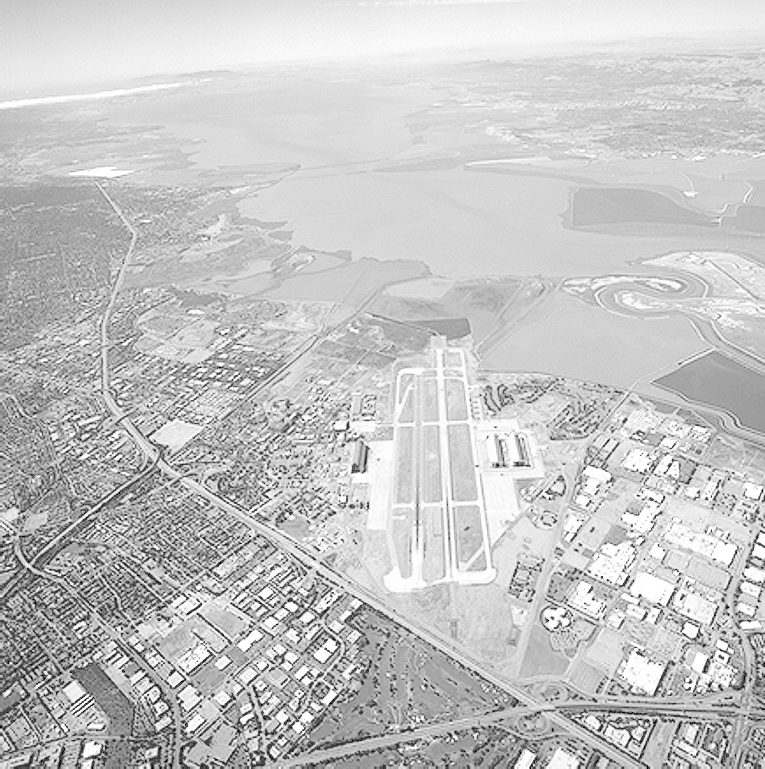
#> input picture runway.png, 765 x 769 px
$ python assignmentQ12_improve.py
#> lines starting #> are read from the running program, lines starting #| are printed output that depends on the picture
import cv2
import numpy as np
import matplotlib.pyplot as plt

# =========================
# Load image
# =========================
img = cv2.imread("runway.png", cv2.IMREAD_GRAYSCALE)
#> img is the input picture: shape (769, 765); min 0, max 255, mean 197.1

# Convert to float
img = img.astype(np.float32)

# =========================
# Step 1: Log Transform
# =========================
log_img = np.log1p(img)
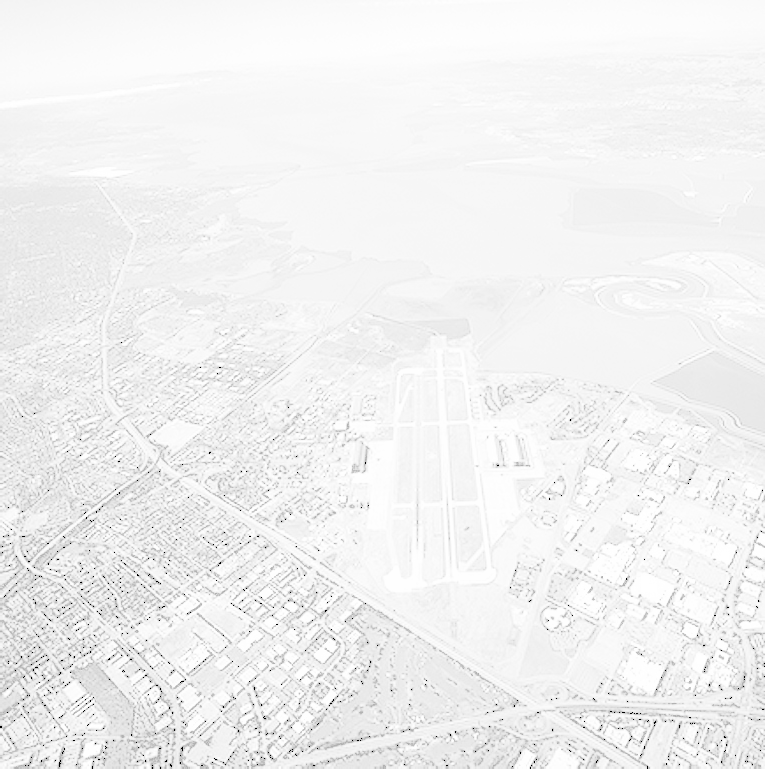
#> log_img: shape (769, 765) float32; min 0, max 5.55, mean 5.25; drawn with min black and max white

# =========================
# Step 2: FFT
# =========================
fft = np.fft.fft2(log_img)
fft_shift = np.fft.fftshift(fft)

# =========================
# Step 3: Create Homomorphic Filter
# =========================
rows, cols = img.shape
#> rows = 769; cols = 765
crow, ccol = rows // 2, cols // 2
#> crow = 384; ccol = 382

# Create meshgrid
x = np.arange(cols)
#> x = 765 values from 0 to 764
y = np.arange(rows)
#> y = 769 values from 0 to 768
X, Y = np.meshgrid(x, y)

# Distance from center
D2 = (X - ccol)**2 + (Y - crow)**2

# Parameters (IMPORTANT)
gamma_l = 0.9   # suppress illumination
gamma_h = 1.3   # enhance reflectance
sigma = 150      # control cutoff (increase if too dark)

# Homomorphic filter
H = (gamma_h - gamma_l) * (1 - np.exp(-D2 / (2 * sigma**2))) + gamma_l

# =========================
# Step 4: Apply Filter
# =========================
filtered = fft_shift * H

# =========================
# Step 5: Inverse FFT
# =========================
ifft_shift = np.fft.ifftshift(filtered)
img_back = np.fft.ifft2(ifft_shift)
img_back = np.real(img_back)

# =========================
# Step 6: Exponential Transform
# =========================
exp_img = np.exp(img_back) - 1
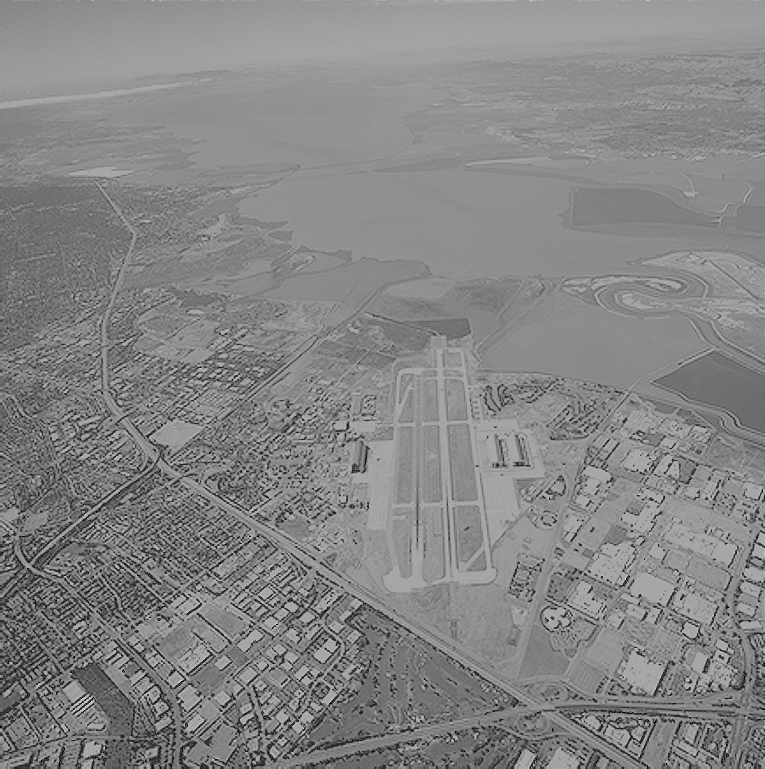
#> exp_img: shape (769, 765) float64; min -0.801, max 222.7, mean 116.2; drawn with min black and max white

# =========================
# Step 7: Normalize to 0–255
# =========================
exp_img = exp_img - np.min(exp_img)
exp_img = exp_img / np.max(exp_img)
exp_img = (exp_img * 255).astype(np.uint8)

# =========================
# Display Results
# =========================
plt.figure(figsize=(10,5))

plt.subplot(1,2,1)
plt.title("Original")
plt.imshow(img, cmap='gray')
plt.axis('off')

plt.subplot(1,2,2)
plt.title("Homomorphic Filtered")
plt.imshow(exp_img, cmap='gray')
plt.axis('off')

plt.tight_layout()
plt.show()
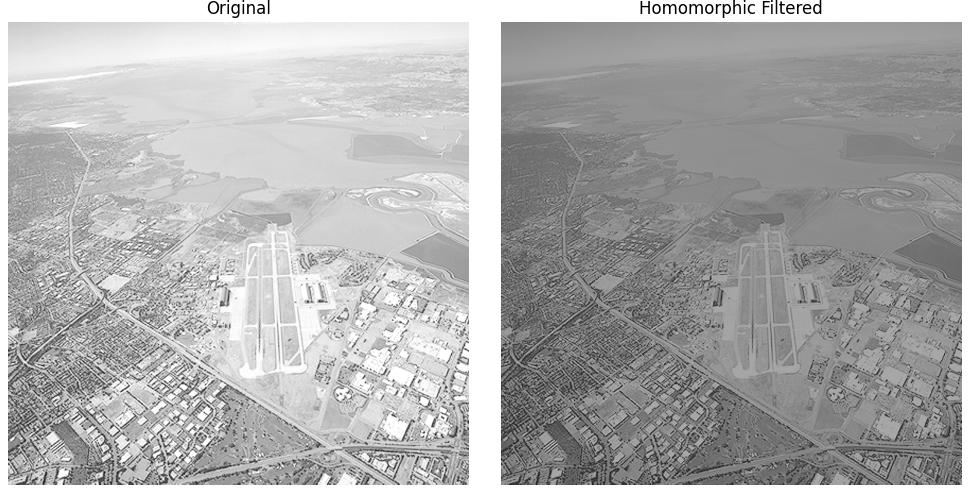
#> figure drawn by matplotlib, 2 panels
